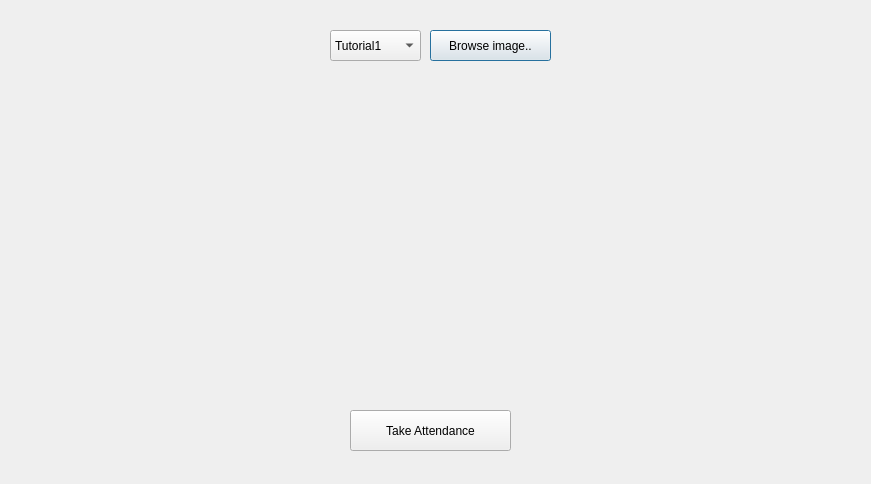
<?xml version="1.0" encoding="UTF-8"?>
<ui version="4.0">
 <class>TakeAttendanceDialog</class>
 <widget class="QDialog" name="TakeAttendanceDialog">
  <property name="geometry">
   <rect>
    <x>0</x>
    <y>0</y>
    <width>871</width>
    <height>484</height>
   </rect>
  </property>
  <property name="windowTitle">
   <string>Take attendance</string>
  </property>
  <widget class="QLabel" name="Image_path">
   <property name="geometry">
    <rect>
     <x>50</x>
     <y>84</y>
     <width>771</width>
     <height>311</height>
    </rect>
   </property>
   <property name="text">
    <string/>
   </property>
  </widget>
  <widget class="QPushButton" name="group_image_button">
   <property name="geometry">
    <rect>
     <x>430</x>
     <y>30</y>
     <width>121</width>
     <height>31</height>
    </rect>
   </property>
   <property name="text">
    <string>Browse image..</string>
   </property>
  </widget>
  <widget class="QPushButton" name="Take_attendance_button">
   <property name="geometry">
    <rect>
     <x>350</x>
     <y>410</y>
     <width>161</width>
     <height>41</height>
    </rect>
   </property>
   <property name="text">
    <string>Take Attendance</string>
   </property>
  </widget>
  <widget class="QComboBox" name="Tutorials_list">
   <property name="geometry">
    <rect>
     <x>330</x>
     <y>30</y>
     <width>91</width>
     <height>31</height>
    </rect>
   </property>
   <property name="layoutDirection">
    <enum>Qt::LeftToRight</enum>
   </property>
   <item>
    <property name="text">
     <string>Tutorial1</string>
    </property>
   </item>
   <item>
    <property name="text">
     <string>Tutorial2</string>
    </property>
   </item>
   <item>
    <property name="text">
     <string>Tutorial3</string>
    </property>
   </item>
   <item>
    <property name="text">
     <string>Tutorial4</string>
    </property>
   </item>
   <item>
    <property name="text">
     <string>Tutorial5</string>
    </property>
   </item>
   <item>
    <property name="text">
     <string>Tutorial6</string>
    </property>
   </item>
   <item>
    <property name="text">
     <string>Tutorial7</string>
    </property>
   </item>
   <item>
    <property name="text">
     <string>Tutorial8</string>
    </property>
   </item>
   <item>
    <property name="text">
     <string>Tutorial9</string>
    </property>
   </item>
   <item>
    <property name="text">
     <string>Tutorial10</string>
    </property>
   </item>
  </widget>
 </widget>
 <resources/>
 <connections/>
</ui>
